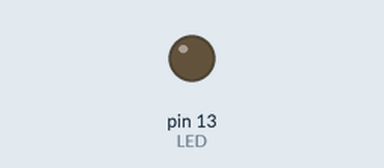
Recording of a sketch running on a simulated Arduino Uno, built with avr-gcc and run on an emulated ATmega328P. On the bench: output pins drawn as LEDs (lit = HIGH).

Above: at 1.5 s.
At 11.5 s:
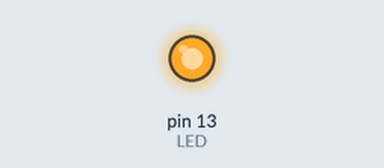
Timing chart, 0 to 12.0 s (numbered marks = the images above):
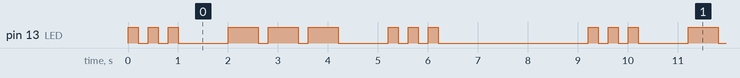

The sketch:

blink-sos-morse.ino
```cpp
int LED = 13;
int esperaCurto = 200, esperaLongo = 600, esperaEntre = 1000;

void setup() {
  pinMode(LED, OUTPUT);
}

void loop() {
  //S
  digitalWrite(LED, HIGH);
  delay(esperaCurto);
  digitalWrite(LED, LOW);
  delay(esperaCurto);

  digitalWrite(LED, HIGH);
  delay(esperaCurto);
  digitalWrite(LED, LOW);
  delay(esperaCurto);


  digitalWrite(LED, HIGH);
  delay(esperaCurto);
  digitalWrite(LED, LOW);
  delay(esperaEntre);

  //O
  digitalWrite(LED, HIGH);
  delay(esperaLongo);
  digitalWrite(LED, LOW);
  delay(esperaCurto);

  digitalWrite(LED, HIGH);
  delay(esperaLongo);
  digitalWrite(LED, LOW);
  delay(esperaCurto);

  digitalWrite(LED, HIGH);
  delay(esperaLongo);
  digitalWrite(LED, LOW);
  delay(esperaEntre);

//S
  digitalWrite(LED, HIGH);
  delay(esperaCurto);
  digitalWrite(LED, LOW);
  delay(esperaCurto);

  digitalWrite(LED, HIGH);
  delay(esperaCurto);
  digitalWrite(LED, LOW);
  delay(esperaCurto);

  digitalWrite(LED, HIGH);
  delay(esperaCurto);
  digitalWrite(LED, LOW);
  delay(esperaEntre);

  delay(2000);//espera novamente para reiniciar o envio do SOS
}
```

Measured:
- by itself, pin 13 (LED): repeats every 9.2 s: 2 × (LOW 0.20 s, HIGH 0.20 s), LOW 1.0 s, 2 × (HIGH 0.60 s, LOW 0.20 s), HIGH 0.60 s, LOW 1.0 s, 2 × (HIGH 0.20 s, LOW 0.20 s), HIGH 0.20 s, LOW 3.0 s, HIGH 0.20 s
- by itself, everything shown: repeats every 9.2 s, in 18 steps
